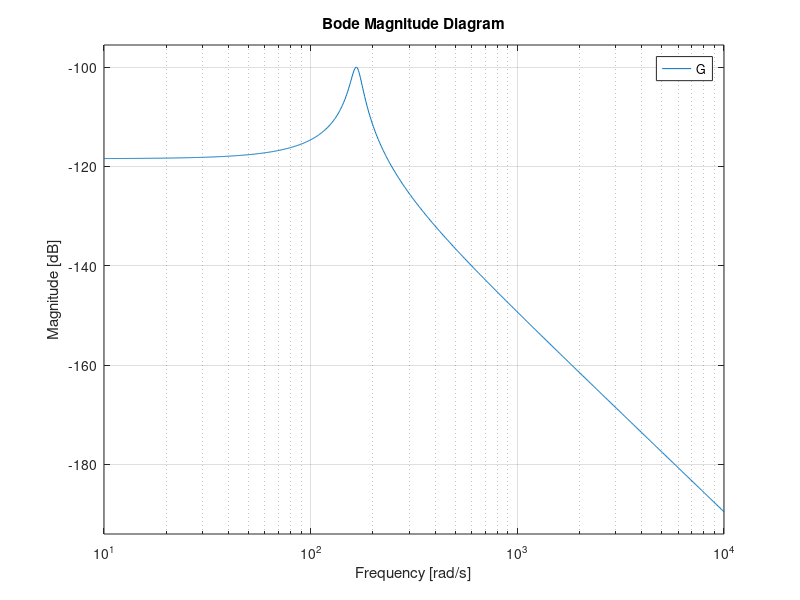
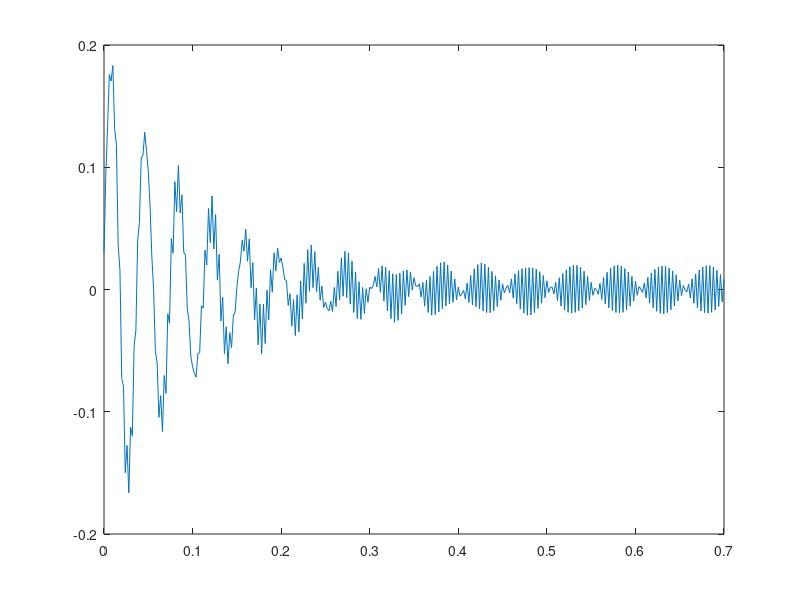

Source code (MATLAB) for these figures, in order:
clear;
clc;
close all;

w = 1633;
k = 8.35e5;
c = 0.6e3;
M = 30;
m = 29;
r = 2e-2;
  
x0 = 3e-2;

G = tf([1], [M c k]);
figure
bodemag(G);

amplitude = m * r * w^2 * abs(freqresp(G, w))

ww = 10.^(-2:0.01:3);
[gr, indwr] = max(abs(freqresp(G, ww)));
wr = ww(indwr)

[gr, wr] = norm(G, Inf)

F = m * r * w^2 * tf([w], [1 0 w^2]);
X = series(G, F);
t = 0:0.002:0.7;
xf = impulse(X, t);

X0 = x0 * tf([M c], [M c k]);
xt0 = impulse(X0, t);

figure
y = xf + xt0
plot(t, y)

amplitude1 = max(y(end / 2:end))